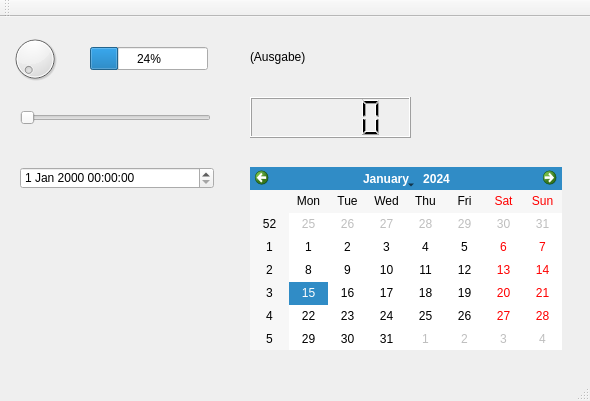
<?xml version="1.0" encoding="UTF-8"?>
<ui version="4.0">
 <class>MainWindow</class>
 <widget class="QMainWindow" name="MainWindow">
  <property name="geometry">
   <rect>
    <x>0</x>
    <y>0</y>
    <width>590</width>
    <height>401</height>
   </rect>
  </property>
  <property name="windowTitle">
   <string>MainWindow</string>
  </property>
  <widget class="QWidget" name="centralWidget">
   <widget class="QDial" name="DiaEingabe">
    <property name="geometry">
     <rect>
      <x>10</x>
      <y>10</y>
      <width>50</width>
      <height>64</height>
     </rect>
    </property>
   </widget>
   <widget class="QProgressBar" name="PgrAusgabe">
    <property name="geometry">
     <rect>
      <x>90</x>
      <y>30</y>
      <width>118</width>
      <height>23</height>
     </rect>
    </property>
    <property name="value">
     <number>24</number>
    </property>
   </widget>
   <widget class="QLabel" name="LblAusgabe">
    <property name="geometry">
     <rect>
      <x>250</x>
      <y>30</y>
      <width>161</width>
      <height>20</height>
     </rect>
    </property>
    <property name="text">
     <string>(Ausgabe)</string>
    </property>
   </widget>
   <widget class="QSlider" name="SldEingabe">
    <property name="geometry">
     <rect>
      <x>20</x>
      <y>90</y>
      <width>191</width>
      <height>22</height>
     </rect>
    </property>
    <property name="orientation">
     <enum>Qt::Horizontal</enum>
    </property>
   </widget>
   <widget class="QLCDNumber" name="LcdAusgabe">
    <property name="geometry">
     <rect>
      <x>250</x>
      <y>80</y>
      <width>161</width>
      <height>41</height>
     </rect>
    </property>
   </widget>
   <widget class="QDateTimeEdit" name="DatEingabe">
    <property name="geometry">
     <rect>
      <x>20</x>
      <y>150</y>
      <width>194</width>
      <height>22</height>
     </rect>
    </property>
   </widget>
   <widget class="QCalendarWidget" name="CalAuswahl">
    <property name="geometry">
     <rect>
      <x>250</x>
      <y>150</y>
      <width>312</width>
      <height>183</height>
     </rect>
    </property>
   </widget>
  </widget>
  <widget class="QMenuBar" name="menuBar">
   <property name="geometry">
    <rect>
     <x>0</x>
     <y>0</y>
     <width>590</width>
     <height>21</height>
    </rect>
   </property>
  </widget>
  <widget class="QToolBar" name="mainToolBar">
   <attribute name="toolBarArea">
    <enum>TopToolBarArea</enum>
   </attribute>
   <attribute name="toolBarBreak">
    <bool>false</bool>
   </attribute>
  </widget>
  <widget class="QStatusBar" name="statusBar"/>
 </widget>
 <layoutdefault spacing="6" margin="11"/>
 <resources/>
 <connections/>
</ui>
